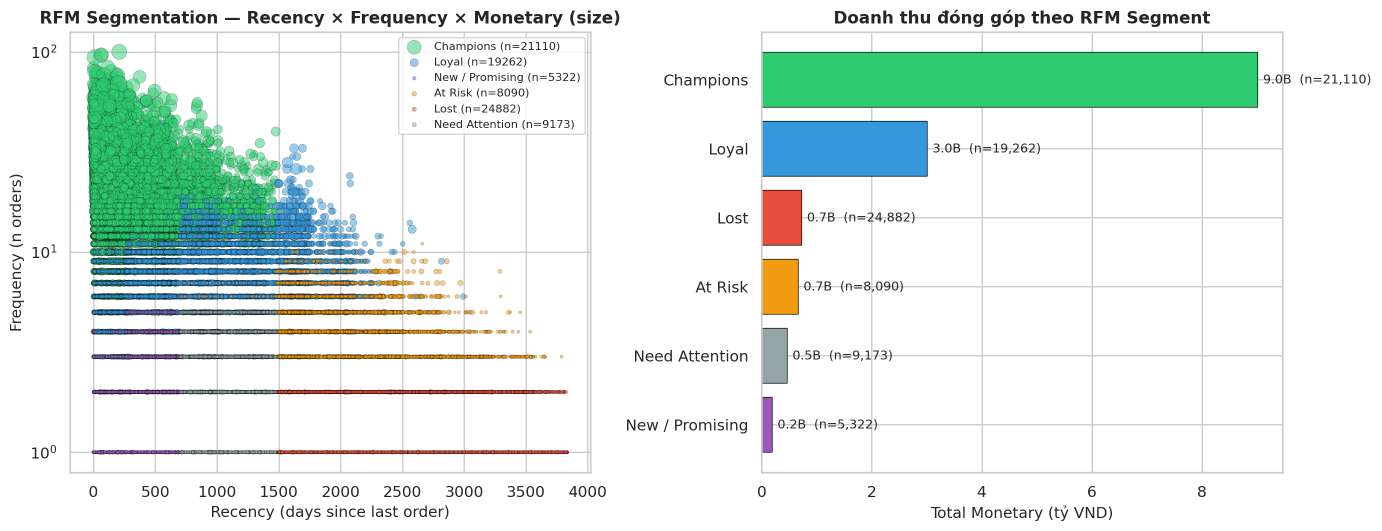
#> input picture figures/B_3_1_rfm_segmentation.png, 2763 x 1062 px, found by its file name (shown at 1/2 size)
$ python combine_predictive_figure.py
#> lines starting #> are read from the running program, lines starting #| are printed output that depends on the picture
"""
combine_predictive_figure.py
=============================
Ghép B_3_1_rfm_segmentation.png (RFM, 2-panel ngang)
   + C_3_1_refund_forecast.png (Refund forecast, 1-panel ngang)
thành 1 file predictive_rfm_refund.png xếp DỌC để dùng trong main.tex.

CÁCH DÙNG:
    1. Đặt 2 file PNG nguồn cùng thư mục với script này (hoặc trong figures/)
    2. python combine_predictive_figure.py
    3. Output: predictive_rfm_refund.png (cạnh script) hoặc figures/predictive_rfm_refund.png

YÊU CẦU:
    pip install pillow
"""

from PIL import Image
import os
import sys

# ==== Cấu hình ====
RFM_FILE = "B_3_1_rfm_segmentation.png"
REFUND_FILE = "C_3_1_refund_forecast.png"
OUTPUT_FILE = "predictive_rfm_refund.png"

# Tỷ lệ chiều cao: Refund chiếm ~70% chiều cao của RFM (vì RFM là 2-panel "nặng" hơn)
REFUND_HEIGHT_RATIO = 0.70
PAD_BETWEEN = 25  # px giữa 2 panel
PAD_TOP = 10
PAD_BOTTOM = 10


def find_file(filename):
    """Tìm file ở thư mục hiện tại hoặc figures/."""
#> called with filename = 'B_3_1_rfm_segmentation.png'
    candidates = [filename, os.path.join("figures", filename)]
    for path in candidates:
        if os.path.exists(path):
            return path
    raise FileNotFoundError(
        f"Không tìm thấy '{filename}'. "
        f"Tìm trong: {', '.join(candidates)}. "
        f"Hãy đặt file PNG cùng thư mục với script, hoặc trong subfolder figures/."
    )


def determine_output_dir():
    """Output vào figures/ nếu thư mục đó tồn tại, không thì cạnh script."""
    if os.path.isdir("figures"):
        return "figures"
    return "."


def main():
    rfm_path = find_file(RFM_FILE)
    refund_path = find_file(REFUND_FILE)
    out_dir = determine_output_dir()
    out_path = os.path.join(out_dir, OUTPUT_FILE)

    print(f" Loading:")
    print(f"   - {rfm_path}")
    print(f"   - {refund_path}")

    rfm = Image.open(rfm_path).convert("RGB")
    refund = Image.open(refund_path).convert("RGB")
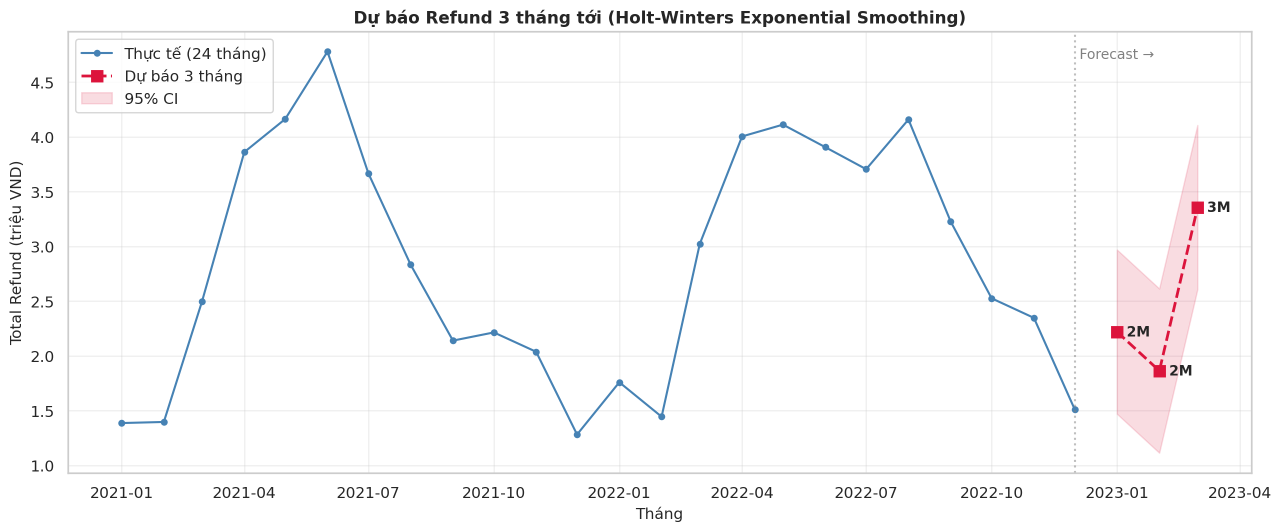
#> input picture figures/C_3_1_refund_forecast.png, 2563 x 1063 px, found by its file name (shown at 1/2 size)

    print(f" Sizes gốc:")
    print(f"   - RFM:    {rfm.size}  (ratio {rfm.width/rfm.height:.2f})")
#|    - RFM:    (2763, 1062)  (ratio 2.60)
    print(f"   - Refund: {refund.size}  (ratio {refund.width/refund.height:.2f})")
#|    - Refund: (2563, 1063)  (ratio 2.41)

    # Mục tiêu: cả 2 panel có CÙNG width (= width lớn hơn của 2 cái).
    # Refund có chiều cao thấp hơn RFM 30% để tổng figure không quá cao.
    target_width = max(rfm.width, refund.width)
#> target_width = 2763

    # Resize RFM: scale theo width, giữ aspect ratio
    rfm_h = int(rfm.height * target_width / rfm.width)
#> rfm_h = 1062
    rfm_resized = rfm.resize((target_width, rfm_h), Image.LANCZOS)

    # Refund: scale sao cho height = REFUND_HEIGHT_RATIO * rfm_h
    refund_target_h = int(rfm_h * REFUND_HEIGHT_RATIO)
#> refund_target_h = 743
    refund_target_w_native = int(refund.width * refund_target_h / refund.height)
#> refund_target_w_native = 1791
    if refund_target_w_native > target_width:
        # nếu refund quá rộng, fit theo width thay vì height
        refund_target_w_native = target_width
        refund_target_h = int(refund.height * target_width / refund.width)
    refund_resized = refund.resize((refund_target_w_native, refund_target_h), Image.LANCZOS)

    # Compose canvas
    total_w = target_width
#> total_w = 2763
    total_h = PAD_TOP + rfm_h + PAD_BETWEEN + refund_target_h + PAD_BOTTOM
#> total_h = 1850
    canvas = Image.new("RGB", (total_w, total_h), color=(255, 255, 255))
#> canvas: PIL image 2763x1850 RGB; every value is 255

    # Paste RFM ở trên, căn trái (vì width đã = target_width)
    canvas.paste(rfm_resized, (0, PAD_TOP))
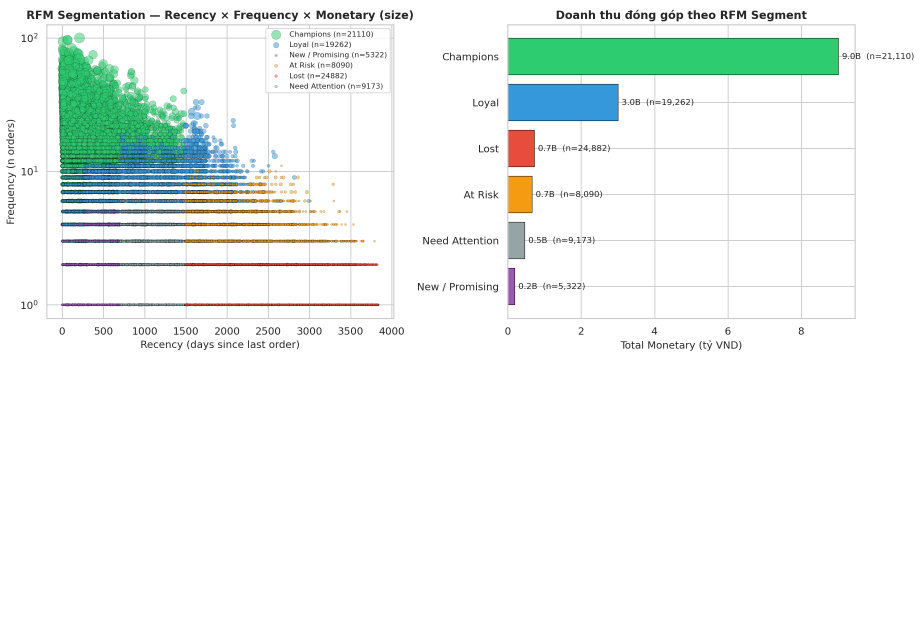
#> canvas: PIL image 2763x1850 RGB (shown at 1/3 size); mean R, G, B 238.8, 245.1, 242.3

    # Paste Refund ở dưới, căn giữa (vì có thể hẹp hơn target_width)
    refund_x = (target_width - refund_target_w_native) // 2
#> refund_x = 486
    refund_y = PAD_TOP + rfm_h + PAD_BETWEEN
#> refund_y = 1097
    canvas.paste(refund_resized, (refund_x, refund_y))
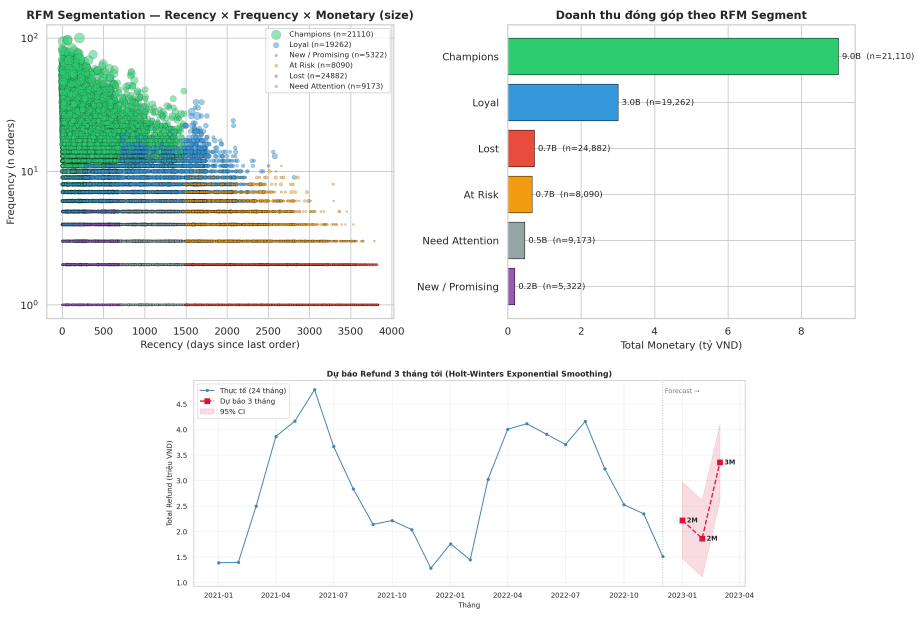
#> canvas: PIL image 2763x1850 RGB (shown at 1/3 size); mean R, G, B 237.5, 243.7, 241

    canvas.save(out_path, "PNG", optimize=True)

    print(f"   Saved: {out_path}")
    print(f"   Final size: {total_w}x{total_h}  (ratio {total_w/total_h:.2f})")
#|    Final size: 2763x1850  (ratio 1.49)
    print(f"   Panel trên: RFM        {target_width}x{rfm_h}")
#|    Panel trên: RFM        2763x1062
    print(f"   Panel dưới: Refund     {refund_target_w_native}x{refund_target_h}  (centered)")
#|    Panel dưới: Refund     1791x743  (centered)


if __name__ == "__main__":
    try:
        main()
    except FileNotFoundError as e:
        print(f"No {e}", file=sys.stderr)
        sys.exit(1)
